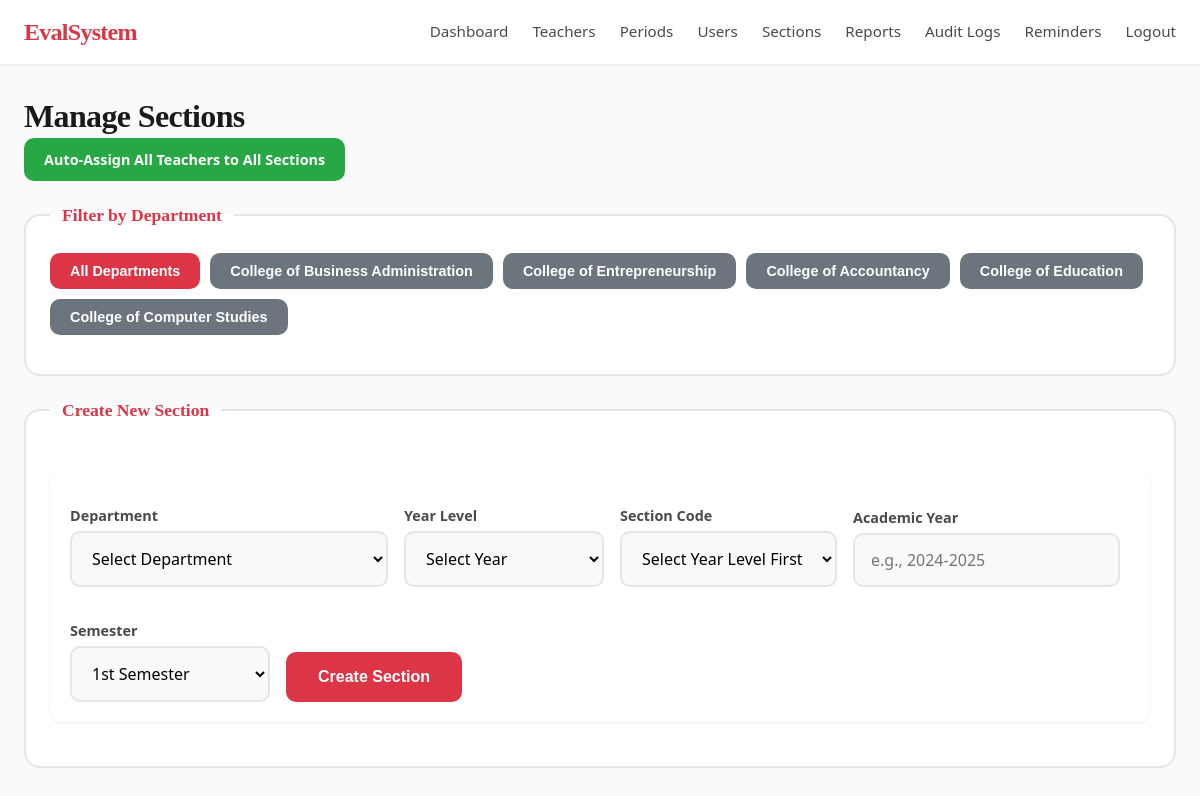
Screenshot of /admin/sections.php (signed in) with the database file from the repository.
### tables this page shows
CREATE TABLE departments (
    id INT AUTO_INCREMENT PRIMARY KEY,
    name VARCHAR(100) NOT NULL,
    created_at TIMESTAMP DEFAULT CURRENT_TIMESTAMP
);

### admin/sections.php (the view, shortened to what this page needs)
<?php
require_once __DIR__ . '/../includes/functions.php';
$departments = $pdo->query("SELECT * FROM departments")->fetchAll();
?>
<!DOCTYPE html>
<html lang="en">
<head>
    <link rel="stylesheet" href="../assets/css/style.css">
</head>
<body>
<nav class="navbar">
    <div class="brand">EvalSystem</div>
    <ul>
        <li><a href="dashboard.php">Dashboard</a></li>
        <li><a href="teachers.php">Teachers</a></li>
        <li><a href="periods.php">Periods</a></li>
        <li><a href="users.php">Users</a></li>
        <li><a href="sections.php">Sections</a></li>
        <li><a href="reports.php">Reports</a></li>
        <li><a href="audit.php">Audit Logs</a></li>
        <li><a href="reminders.php">Reminders</a></li>
        <li><a href="../logout.php">Logout</a></li>
    </ul>
</nav>
<div class="container">
    <h2>Manage Sections</h2>
    <p>
        <a href="?auto_assign_all" class="btn" style="background: #28a745;" onclick="return confirm('This will assign ALL teachers from each department to sections that have no teachers. Continue?')">Auto-Assign All Teachers to All Sections</a>
    </p>
    <fieldset>
        <legend>Filter by Department</legend>
        <div class="dept-buttons" style="display: flex; gap: 10px; flex-wrap: wrap; margin-bottom: 15px;">
            <button type="button" class="btn dept-btn active" data-dept="all" onclick="filterByDept('all')">All Departments</button>
            <?php foreach ($departments as $d): ?>
            <button type="button" class="btn dept-btn" data-dept="<?php echo $d['id']; ?>" onclick="filterByDept(<?php echo $d['id']; ?>)" style="background: #6c757d;"><?php echo htmlspecialchars($d['name']); ?></button>
            <?php endforeach; ?>
        </div>
    </fieldset>
    <fieldset>
        <legend>Create New Section</legend>
        <form method="POST" action="" class="filter-form">
            <div><label>Department</label>
                <select name="department_id" id="department_id" required>
                    <option value="">Select Department</option>
                </select>
            </div>
            <div><label>Year Level</label>
                <select name="year_level" id="year_level" required onchange="updateSectionCodes()">
                    <option value="">Select Year</option>
                </select>
            </div>
            <div><label>Section Code</label>
                <select name="section_number" id="section_number" required>
                    <option value="">Select Year Level First</option>
                </select>
            </div>
            <div><label>Academic Year</label><input type="text" name="academic_year" placeholder="e.g., 2024-2025" required></div>
            <div><label>Semester</label>
                <select name="semester" required>
                    <option value="1st Semester">1st Semester</option>
                </select>
            </div>
            <div><button type="submit" name="create_section" class="btn">Create Section</button></div>
        </form>
    </fieldset>
</div>
</body>
</html>

### assets/css/style.css (style rules this page uses)
:root { --primary: #dc3545; --primary-dark: #c82333; --primary-light: #e4606d; --white: #FFFFFF; --off-white: #F8F9FA; --cream: #FFF5F5; --text-primary: #1A1A1A; --text-secondary: #4A4A4A; --text-muted: #8A8A8A; --success: #28A745; --danger: #DC143C; --warning: #FFC107; --bg: #FAFAFA; --bg-card: #FFFFFF; --shadow-sm: 0 1px 3px rgba(0, 0, 0, 0.08); --shadow-md: 0 4px 12px rgba(0, 0, 0, 0.1); --shadow-lg: 0 8px 24px rgba(0, 0, 0, 0.12); --font-primary: 'Segoe UI', -apple-system, BlinkMacSystemFont, sans-serif; --font-serif: 'Playfair Display', 'Georgia', 'Times New Roman', serif; }
* { box-sizing: border-box; margin: 0; padding: 0; }
body { font-family: var(--font-primary); background: var(--bg); color: var(--text-primary); line-height: 1.6; -webkit-font-smoothing: antialiased; -moz-osx-font-smoothing: grayscale; }
h1, h2, h3, h4, h5, h6 { font-family: var(--font-serif); font-weight: 600; letter-spacing: -0.02em; line-height: 1.3; }
h2 { font-size: 2rem; }
.navbar { background: var(--white); color: var(--text-primary); display: flex; justify-content: space-between; align-items: center; padding: 0 1.5rem; height: 64px; box-shadow: var(--shadow-sm); position: sticky; top: 0; z-index: 100; }
.navbar .brand { font-family: var(--font-serif); font-weight: 700; font-size: 1.5rem; color: var(--primary); letter-spacing: -0.03em; }
.navbar ul { list-style: none; display: flex; gap: 1.5rem; margin: 0; padding: 0; }
.navbar a { color: var(--text-secondary); text-decoration: none; font-size: 0.95rem; font-weight: 500; transition: color 0.2s ease; }
.container { max-width: 1200px; margin: 2rem auto; padding: 0 1.5rem; }
.btn { display: inline-block; padding: 0.625rem 1.25rem; background: var(--primary); color: var(--white); text-decoration: none; border-radius: 10px; font-size: 0.9rem; font-weight: 600; border: none; cursor: pointer; transition: background 0.2s ease, transform 0.1s ease; }
fieldset { border: 2px solid #E5E5E5; border-radius: 16px; padding: 1.5rem; margin: 1.25rem 0; background: var(--bg-card); }
legend { font-family: var(--font-serif); font-weight: 600; font-size: 1.1rem; padding: 0 0.75rem; color: var(--primary); }
label { display: block; margin: 1rem 0 0.5rem; font-weight: 600; font-size: 0.9rem; color: var(--text-secondary); }
input[type="text"], input[type="email"], input[type="password"], select, textarea { width: 100%; padding: 0.875rem 1rem; border: 2px solid #E5E5E5; border-radius: 10px; font-family: inherit; font-size: 1rem; background: var(--off-white); transition: border-color 0.2s ease, box-shadow 0.2s ease; }
button[type="submit"] { padding: 1rem 2rem; background: var(--primary); color: var(--white); border: none; border-radius: 10px; cursor: pointer; font-size: 1rem; font-weight: 600; margin-top: 0.75rem; transition: background 0.2s ease, transform 0.1s ease; }
.filter-form { display: flex; gap: 1rem; align-items: flex-end; flex-wrap: wrap; margin: 1.25rem 0; padding: 1.25rem; background: var(--bg-card); border-radius: 12px; box-shadow: var(--shadow-sm); }
.filter-form label { margin-bottom: 0.25rem; }
.filter-form select { min-width: 200px; }

### rows the page displays
departments: name "College of Business Administration"
departments: name "College of Entrepreneurship"
departments: name "College of Accountancy"
departments: name "College of Education"
departments: name "College of Computer Studies"
